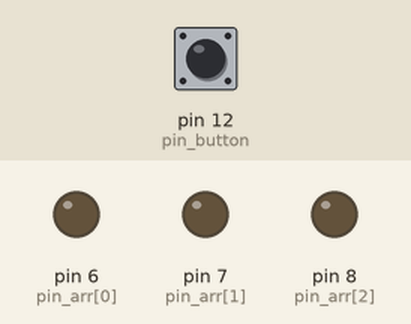
Simulated run of this sketch. Board: Arduino Uno, built with avr-gcc and run on an emulated ATmega328P. On the bench: output pins drawn as LEDs (lit = HIGH). Inputs (shaded band) come from the test bench; at power-on: pin 12 (pin_button) HIGH. What the sketch prints to the serial monitor is not drawn.

Above: at 1.2 s.
1.3 s: pin 12 (pin_button) pulled LOW for 0.15 s
At 1.8 s:
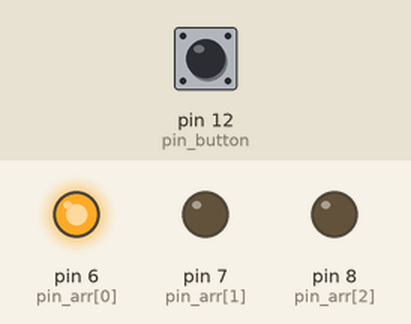
2.9 s: pin 12 (pin_button) pulled LOW for 1 s
At 4.2 s:
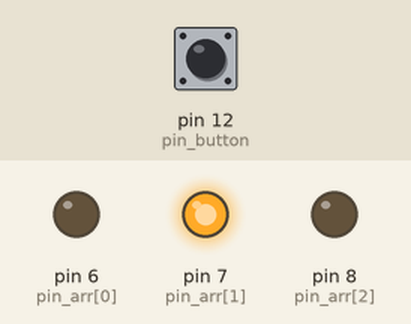
5.4 s: pin 12 (pin_button) pulled LOW for 0.15 s
At 6.1 s:
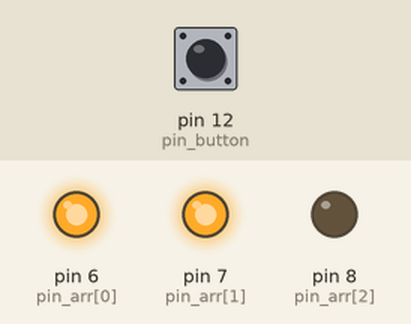
7.0 s: pin 12 (pin_button) pulled LOW for 3.2 s
At 7.3 s:
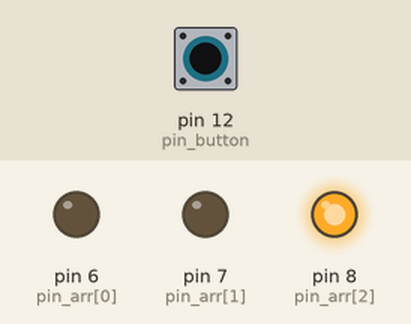
11.7 s: pin 12 (pin_button) pulled LOW for 0.15 s
At 12.1 s:
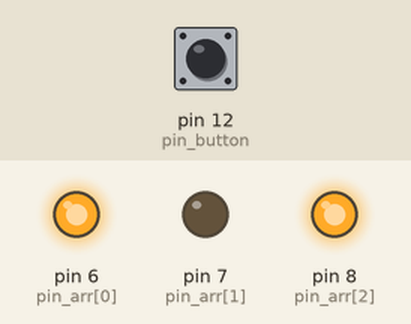
13.3 s: pin 12 (pin_button) pulled LOW for 1 s
At 14.5 s:
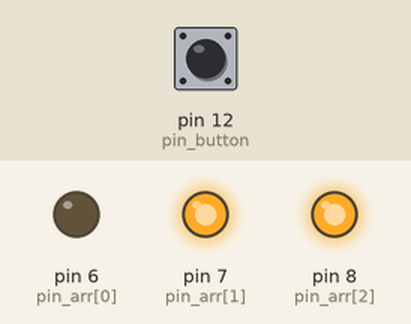
Timing chart, 0 to 16.3 s (numbered marks = the images above; inputs shaded):
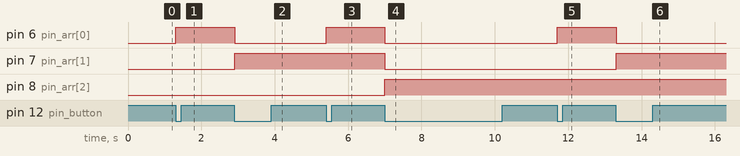

Measured:
- after the input at 1.3 s, pin 6 (pin_arr[0]): LOW → HIGH at once
- after the input at 2.9 s, pin 6 (pin_arr[0]): HIGH → LOW at once; pin 7 (pin_arr[1]): LOW → HIGH at once
- after the input at 5.4 s, pin 6 (pin_arr[0]): LOW → HIGH at once
- after the input at 7.0 s, pin 6 (pin_arr[0]), pin 7 (pin_arr[1]): HIGH → LOW at once; pin 8 (pin_arr[2]): LOW → HIGH at once
- after the input at 11.7 s, pin 6 (pin_arr[0]): LOW → HIGH at once
- after the input at 13.3 s, pin 6 (pin_arr[0]): HIGH → LOW at once; pin 7 (pin_arr[1]): LOW → HIGH at once

The sketch:

binary_counter.ino
```cpp
const int pin_arr[] = {6, 7, 8};
const int pin_button = 12;
int count = 0;
int button_state = 0;
int last_button_state = 0;
void setup() {
  for (int i = 0; i < 3; i++)
    pinMode(pin_arr[i], OUTPUT);

  pinMode(pin_button, INPUT);

  Serial.begin(9600);
}

void loop() {
  // read the state of the pushbutton value:
  button_state = digitalRead(pin_button);

  // check if the pushbutton is pressed. If it is, the buttonState is HIGH:
  if (button_state == LOW && last_button_state == 1)
  {
    count++;
    last_button_state = 0;
  }
  else if (button_state == HIGH)
  {
    last_button_state = 1;
  }
  // Light up leds based on count's binary equivalent
  int temp_count = count;
  int rem;
  for (int i = 0; i < 3; i++)
  {
    rem = temp_count % 2;
    temp_count = temp_count / 2;
    if (rem == 1)
    digitalWrite(pin_arr[i], HIGH);
  else
    digitalWrite(pin_arr[i], LOW);
  }


  Serial.print(button_state);
//  Serial.print(' ');
//  Serial.print(count / 2);
  Serial.println();
  count = count % 8;

//  delay(1000);
}
```
